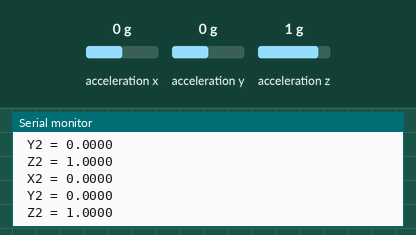
Recording of a sketch running on a simulated Arduino Uno, built with avr-gcc and run on an emulated ATmega328P. On the bench: the last lines printed to the serial monitor. Inputs (shaded band) come from the test bench; at power-on: acceleration x 0 g, acceleration y 0 g, acceleration z 1 g.

Above: at 1.8 s.
1.9 s: acceleration x set to -1.4 g
At 2.3 s:
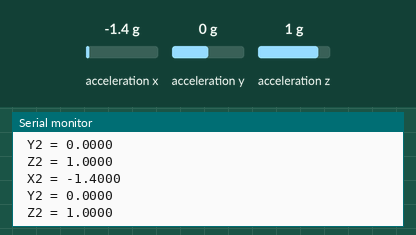
3.4 s: acceleration y set to -1.4 g
At 4.7 s:
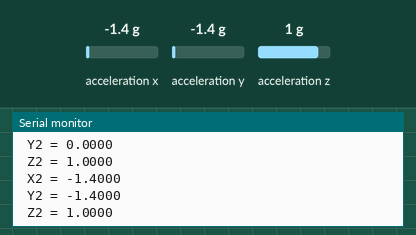
4.9 s: acceleration z set to -1.4 g
At 5.8 s:
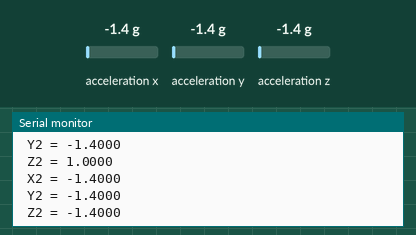

Measured:
- after the input at 1.9 s, the serial monitor: prints a new line after 0.11 s (image 1)
- after the input at 3.4 s, the serial monitor: prints a new line after 0.61 s (image 2)
- after the input at 4.9 s, the serial monitor: prints a new line after 0.12 s (image 3)

The sketch:

lis3dh.ino
```cpp
#include "SparkFunLIS3DH.h" ////https://github.com/sparkfun/SparkFun_LIS3DH_Arduino_Library/blob/master/examples/MultiI2C/MultiI2C.ino
#include <Wire.h>

LIS3DH SensorTwo( I2C_MODE, 0x18 );


void setup() {
  // Setup usb
  Serial.begin(115200);
  while(!Serial);

  if( SensorTwo.begin() != 0 )
  {
    Serial.println("Problem starting the sensor at 0x18.");
  }
  else
  {
    Serial.println("Sensor at 0x18 started.");
  }
    Serial.println("enter !");
}

void loop() {

  lis3dh_get();
  delay(1000);
}

void lis3dh_get(){
  // read the sensor value
  uint8_t cnt = 0;

  // Pressure


  Serial.print(" X2 = ");
  Serial.println(SensorTwo.readFloatAccelX(), 4);
  Serial.print(" Y2 = ");
  Serial.println(SensorTwo.readFloatAccelY(), 4);
  Serial.print(" Z2 = ");
  Serial.println(SensorTwo.readFloatAccelZ(), 4);
}
```
